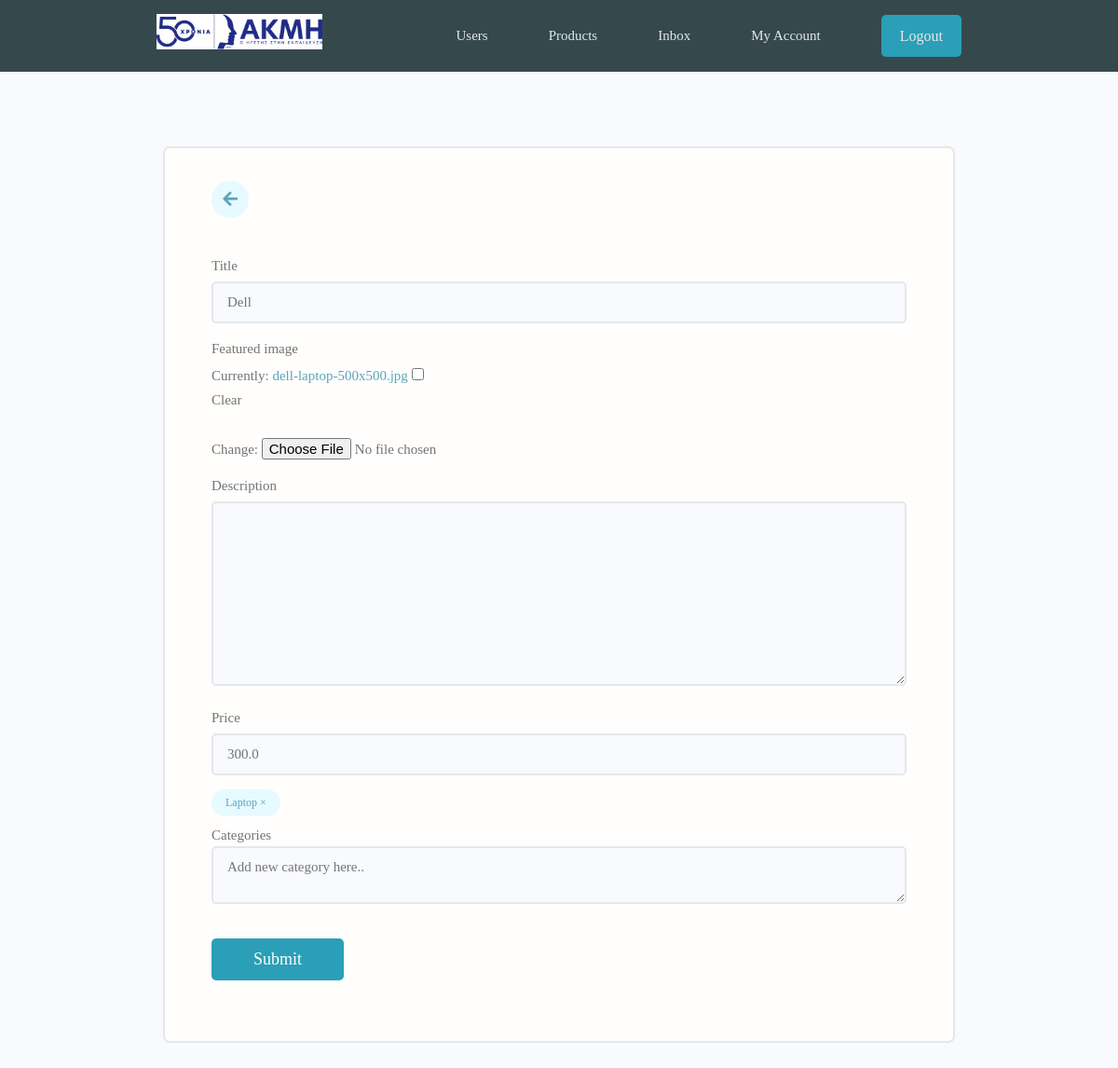
Page /products/update-product/4f35db7b-5c27-4d7d-b332-3a78fb62e35d/ (signed in) on the committed database.
### projects/models.py (models this page shows, shortened)
class Product(models.Model):
    owner = models.ForeignKey(Profile, null=True, blank=True, on_delete=models.CASCADE)
    title = models.CharField(max_length=200)
    description = models.TextField(null=True, blank=True)
    featured_image = models.ImageField(null=True, blank=True, default="default.jpg")
    price = models.FloatField(null=True, blank=False)
    tags = models.ManyToManyField('Tag', blank=True)
    vote_total = models.IntegerField(default=0, null=True, blank=True)
    vote_ratio = models.IntegerField(default=0, null=True, blank=True)
    created = models.DateTimeField(auto_now_add=True)
    id = models.UUIDField(default=uuid.uuid4, unique=True, primary_key=True, editable=False)
    class Meta:
        ordering = ["-vote_ratio", "-vote_total", "title"]

class Tag(models.Model):
    name = models.CharField(max_length=200)
    created = models.DateTimeField(auto_now_add=True)
    id = models.UUIDField(default=uuid.uuid4, unique=True, primary_key=True, editable=False)

### projects/views.py (the view, shortened to what this page needs)
# urls.py: path('update-product/<str:pk>/', views.updateProduct, name="update-product"),
@login_required(login_url="login")
def updateProduct(request, pk):
    profile = request.user.profile
    product = profile.product_set.get(id=pk)
    form = ProductForm(instance=product)
    context = {'form': form, 'product':product}
    return render(request, "products/product_form.html", context)

### projects/forms.py
class ProductForm(ModelForm):
    class Meta:
      model = Product
      fields =['title', 'featured_image', 'description','price']
    def __init__(self, *args, **kwargs):
       super(ProductForm, self).__init__(*args, **kwargs)
       for name, field in self.fields.items():
          field.widget.attrs.update({'class':'input'})

### projects/templates/products/product_form.html (shortened to what this page needs)
{% extends 'main.html' %}
{% load fontawesome_5 %}
{%  block content %}
<main class="formPage my-xl">
    <div class="content-box">
        <div class="formWrapper">
            <a class="backButton" href="{% url 'account' %}"><i class="fas fa-arrow-left"></i></a>
            <br>
            <form class="form" method="POST" enctype="multipart/form-data">
                {% for field in form %}
                <div class="form__field">
                    <label for="formInput#text">{{field.label}} </label>
                    {{field}}
                </div>
                {% endfor %}
                <div class="form_field">
                    {% for tag in product.tags.all %}
                    <div class="product-tag tag tag--pill tag--main" data-tag="{{tag.id}}" data-product="{{product.id}}">
                        {{tag.name}} &#215;</div>
                    {% endfor %}
                <div class="form_field">
                    <label for="formInput#text">Categories</label>
                    <textarea class="input" name="newtags" placeholder="Add new category here.."></textarea>
                </div>
                <input style="background-color:rgb(42, 159, 183)" class="btn btn--sub btn--lg  my-md" type="submit" value="Submit" />
            </form>
        </div>
    </div>
</main>
{% endblock %}

### static/styles/app.css (style rules this page uses)
:root { --color-sub: #2d2d39; }
.btn--sub { background-color: rgb(53, 73, 77); }
.content-box { width: 95%; max-width: 85rem; margin: 0 auto; }
.backButton { background: var(--color-main-light); color: var(--color-main); width: 4rem; height: 4rem; display: flex; align-items: center; justify-content: center; border-radius: 50%; }
.backButton i { font-size: 1.8rem; }
.formPage .formWrapper { list-style: none; background: var(--color-white); padding: 3.5rem 5rem; border: 2px solid var(--color-light); border-radius: 0.7rem; }

### static/uikit/styles/modules/_variables.css (style rules this page uses)
:root { --color-main: #5aa5b9; --color-main-light: #e6faff; --color-sub: #3f4156; --color-sub-light: #51546e; --color-sub-lighter: #ededfd; --color-text: #737373; --color-gray: #8b8b8b; --color-light: #e5e7eb; --color-light-gray: #767676; --color-bg: #f8fafd; --color-white: #fffefd; --color-white-light: #f3f3f3; --color-success: #359e64; --color-success-bg: #def8e8; --color-error: #fc4b0b; --color-error-bg: #fff2ee; --font-monospace: 'Fira Code', 'Courier New', courier, monospace; --font-regular: 300; --font-medium: 500; --font-bold: 700; --generic-shadow: 1px 1px 5px #00000010; --generic-transition: all 0.3s ease-in-out; }

### static/uikit/styles/modules/_base.css (style rules this page uses)
* { margin: 0; padding: 0; box-sizing: border-box; text-rendering: optimizeLegibility; color: inherit; font-size: inherit; }
html { font-size: 50%; }
@media only screen and (min-width: 480px) { html { font-size: 56.25%; } }
@media only screen and (min-width: 1200px) { html { font-size: 62.5%; } }
body { line-height: 1.6; font-weight: 400; font-size: 1.5rem; color: var(--color-text); background-color: var(--color-bg); min-height: 100vh; }

### static/uikit/styles/modules/_typography.css (style rules this page uses)
* { font-family: var(--font-base); }
a { padding-bottom: 2px; text-decoration: none; display: inline-block; color: var(--color-main); font-weight: var(--font-medium); }

### static/uikit/styles/modules/_utilities.css (style rules this page uses)
.my-md { margin: 3rem auto; }
.my-xl { margin: 8rem auto; }

### static/uikit/styles/modules/_button.css (style rules this page uses)
.btn { display: inline-block; position: relative; cursor: pointer; background-color: var(--color-light); font-weight: var(--font-medium); color: var(--color-sub); text-decoration: none; padding: 1rem 2rem; border-radius: 0.5rem; border: none; width: -webkit-fit-content; width: -moz-fit-content; width: fit-content; height: -webkit-fit-content; height: -moz-fit-content; height: fit-content; font-size: 1.6rem; outline-width: 0; outline-color: transparent; -webkit-backface-visibility: hidden; backface-visibility: hidden; transition: all 0.3s ease-in-out; }
.btn--sub { background-color: var(--color-sub); color: var(--color-white); }
.btn--lg { font-size: 1.8rem; padding: 1.2rem 4.5rem; }

### static/uikit/styles/modules/_form.css (style rules this page uses)
.form { display: block; }
.form__field { margin-top: 1.5rem; margin-bottom: 1.5rem; }
.form__label, .form__field > label { display: block; margin-bottom: 0.5rem; color: var(--color-text); }
input.input[type='text'], input.input[type='email'], input.input[type='password'], input.input[type='number'], select.input, textarea.input { min-width: 24rem; width: 100%; padding: 1.2rem 1.5rem; border-radius: 0.5rem; border: 2px solid var(--color-light); transition: all 0.3s ease-in-out; background-color: var(--color-bg); }

### static/uikit/styles/modules/_tag.css (style rules this page uses)
.tag { display: inline-flex; align-items: center; background-color: var(--color-sub); height: -webkit-fit-content; height: -moz-fit-content; height: fit-content; width: -webkit-fit-content; width: -moz-fit-content; width: fit-content; border-radius: 0.5rem; padding: 0.5rem 1.5rem; font-size: 1.2rem; cursor: pointer; }
.tag:not(:last-child) { margin-right: 0.25rem; margin-bottom: 0.75rem; }
.tag--pill { border-radius: 5rem; }
.tag--main, .tag--main > small { background: var(--color-main-light); color: var(--color-main); font-weight: 500; }

### rows in the picture
Product: form "Dell" "300.0"
Tag: name "Laptop"

### other values in the picture
{{ field.label }} "Title" "Featured image" "Description" "Price"
